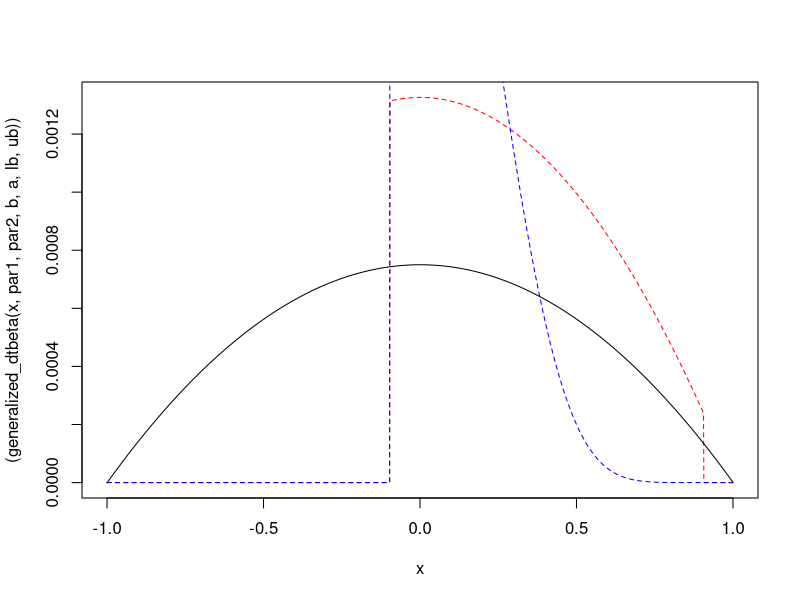

Write R code to recreate this figure.


dbeta_corr <- function(x, par1, par2){
  tx <- (x + 1)/2
  beta_raw <- pbeta(tx,par1,par2) - pbeta(tx-0.001,par1,par2)
  return(2*beta_raw - 1)
}

dbeta_corr_trunc <- function(x, par1, par2, lb, ub){
  
  beta_corr_raw <- dbeta_corr(x, par1, par2)
  cdf_beta_corr_lower <- sum(dbeta_corr(seq(-1,lb, 0.001), par1, par2))
  cdf_beta_corr_upper <- sum(dbeta_corr(seq(-1,ub, 0.001), par1, par2))
  
  
  
  beta_corr_trunc_unnorm <- beta_corr_raw * (x >= lb & x <= ub)
  beta_corr_trunc_unnorm/(cdf_beta_corr_upper-cdf_beta_corr_lower)
  
}


generalized_pbeta <- function(x, par1, par2, b, a){
  tx <- (x - a)/(b-a) 
  return(pbeta(tx, par1, par2))
  
}

generalized_dbeta <- function(x, par1, par2, b, a){
   
  return(generalized_pbeta(x, par1, par2,b,a) - generalized_pbeta(x-0.001, par1, par2,b,a))
  
}

generalized_dtbeta <- function(x, par1, par2, b, a, lb, ub){
  fy <- generalized_dbeta(x, par1, par2, b, a) * (x>=lb) * (x<=ub)
  cdf_lb <-  generalized_pbeta(lb, par1, par2, b, a)
  cdf_ub <-  generalized_pbeta(ub, par1, par2, b, a)
  norm_fy <- cdf_ub - cdf_lb
  return(fy/norm_fy)
  
}

par1 <- 2
par2 <- 2
b <- 1
a <- -1
lb <- -0.09615 #-1/9 
ub <-0.90654  # 1.0
x <- seq(-1,1,0.001)


plot((generalized_dtbeta(x,par1,par2,b,a, lb, ub)), x = x, type = "l", col = "red", lty = 2)
lines((generalized_dtbeta(x,par1 = 10,par2 = 10,b,a, lb, ub)), x = x, type = "l", col = "blue", lty = 2)


lines((generalized_dbeta(x,par1,par2,b,a)), x = x, type = "l")

sum((generalized_dbeta(x,par1,par2,b,a)) * x)
sum((generalized_dtbeta(x,par1,par2,b,a, lb, ub)) * x)
